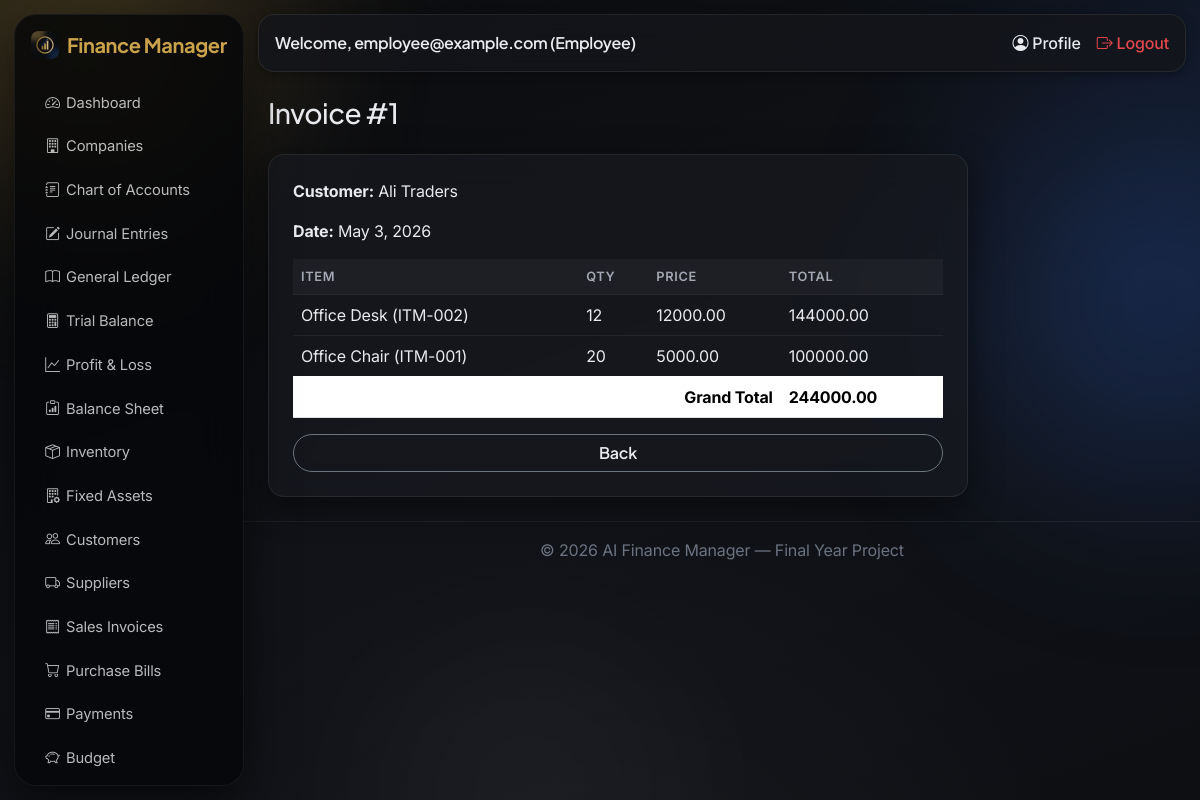
The app's page /transactions/invoices/1/ (signed in) with its own data.
### accounts/models.py (models this page shows, shortened)
class User(AbstractUser):
    class Role(models.TextChoices):
        SUPER_ADMIN = 'SUPER_ADMIN', 'Super Admin'
        COMPANY_OWNER = 'COMPANY_OWNER', 'Company Owner'
        ACCOUNTANT = 'ACCOUNTANT', 'Accountant'
        EMPLOYEE = 'EMPLOYEE', 'Employee'
    role = models.CharField(max_length=20, choices=Role.choices, default=Role.COMPANY_OWNER)
    email = models.EmailField(unique=True)
    phone = models.CharField(max_length=20, blank=True)
    profile_picture = models.ImageField(upload_to='profile_pics/', blank=True, null=True)

### transactions/models.py (models this page shows, shortened)
class SalesInvoice(models.Model):
    company = models.ForeignKey(Company, on_delete=models.CASCADE, related_name='sales_invoices')
    customer = models.ForeignKey(Customer, on_delete=models.CASCADE, related_name='invoices')
    invoice_date = models.DateField()
    created_at = models.DateTimeField(auto_now_add=True)
    @property
    def total(self):
        return sum(line.total for line in self.lines.all())

class Customer(models.Model):
    company = models.ForeignKey(Company, on_delete=models.CASCADE, related_name='customers')
    name = models.CharField(max_length=150)
    phone = models.CharField(max_length=20, blank=True)
    email = models.EmailField(blank=True)
    address = models.CharField(max_length=255, blank=True)

class SalesInvoiceLine(models.Model):
    invoice = models.ForeignKey(SalesInvoice, on_delete=models.CASCADE, related_name='lines')
    item = models.ForeignKey(InventoryItem, on_delete=models.CASCADE)
    quantity = models.PositiveIntegerField()
    price = models.DecimalField(max_digits=12, decimal_places=2)
    @property
    def total(self):
        return self.quantity * self.price

### inventory/models.py (models this page shows, shortened)
class InventoryItem(models.Model):
    company = models.ForeignKey(Company, on_delete=models.CASCADE, related_name='inventory_items')
    item_name = models.CharField(max_length=150)
    sku = models.CharField(max_length=50)
    quantity = models.PositiveIntegerField(default=0)
    unit_price = models.DecimalField(max_digits=12, decimal_places=2)
    cost_price = models.DecimalField(max_digits=12, decimal_places=2)
    selling_price = models.DecimalField(max_digits=12, decimal_places=2)
    low_stock_threshold = models.PositiveIntegerField(default=10)
    selling_cost = models.DecimalField(
        max_digits=12, decimal_places=2, default=0,
        help_text='Estimated cost to sell one unit (commission, delivery...). Used for Net Realisable Value.',
    )
    recorded_writedown = models.DecimalField(max_digits=14, decimal_places=2, default=0, editable=False)
    created_at = models.DateTimeField(auto_now_add=True)
    class Meta:
        unique_together = ('company', 'sku')
        ordering = ['item_name']
    def __str__(self):
        return f"{self.item_name} ({self.sku})"

### transactions/views.py (the view)
# urls.py: path('invoices/<int:pk>/', views.invoice_detail, name='invoice_detail'),
@login_required
def invoice_detail(request, pk):
    company = get_active_company(request)
    invoice = get_object_or_404(SalesInvoice, pk=pk, company=company)
    return render(request, 'transactions/invoice_detail.html', {'invoice': invoice})

### accounting/views.py (called while the page is built)
def get_active_company(request):
    accessible = user_accessible_companies(request.user)
    company_id = request.session.get('active_company_id')
    company = None
    if company_id:
        company = accessible.filter(pk=company_id).first()
    if not company:
        company = accessible.first()
        if company:
            request.session['active_company_id'] = company.pk
    return company

### accounts/permissions.py (called while the page is built)
def is_super_admin(user):
    return user.is_authenticated and user.role == user.Role.SUPER_ADMIN

def user_accessible_companies(user):
    from companies.models import Company
    if is_super_admin(user):
        return Company.objects.all()
    return Company.objects.filter(models_q_owner_or_staff(user)).distinct()

def models_q_owner_or_staff(user):
    from django.db.models import Q
    return Q(owner=user) | Q(staff=user)

### transactions/templates/transactions/invoice_detail.html (shortened to what this page needs)
{% extends 'base.html' %}
{% block content %}
<h3 class="mb-4">Invoice #{{ invoice.pk }}</h3>
<div class="card p-4" style="max-width:700px;">
    <p><strong>Customer:</strong> {{ invoice.customer.name }}</p>
    <p><strong>Date:</strong> {{ invoice.invoice_date }}</p>
    <table class="table">
        <thead><tr><th>Item</th><th>Qty</th><th>Price</th><th>Total</th></tr></thead>
        <tbody>
        {% for line in invoice.lines.all %}
            <tr><td>{{ line.item }}</td><td>{{ line.quantity }}</td><td>{{ line.price }}</td><td>{{ line.total }}</td></tr>
        {% endfor %}
        </tbody>
        <tfoot><tr class="fw-bold"><td colspan="3" class="text-end">Grand Total</td><td>{{ invoice.total }}</td></tr></tfoot>
    </table>
    <a href="{% url 'transactions:invoice_list' %}" class="btn btn-outline-secondary">Back</a>
</div>
{% endblock %}

### templates/base.html (shortened to what this page needs)
<!DOCTYPE html>
<html lang="en">
<head>
    {% load static %}
    <link href="https://cdn.jsdelivr.net/npm/bootstrap@5.3.3/dist/css/bootstrap.min.css" rel="stylesheet">
    <link rel="stylesheet" href="https://cdn.jsdelivr.net/npm/bootstrap-icons@1.11.3/font/bootstrap-icons.css">
    <link rel="stylesheet" href="https://cdn.datatables.net/1.13.8/css/dataTables.bootstrap5.min.css">
    <link rel="stylesheet" href="{% load static %}{% static 'css/style.css' %}">
</head>
<body>
<div class="aurora-blob b1"></div>
<div class="aurora-blob b2"></div>
<div class="aurora-blob b3"></div>
{% if user.is_authenticated %}
<div class="d-flex">
    <nav class="sidebar bg-dark text-white p-3" id="sidebarNav" style="width:230px;">
        <h5 class="mb-4 d-flex align-items-center gap-2">
            <img src="{% static 'img/logo.png' %}" alt="AI Finance Manager" style="width:28px;height:28px;border-radius:7px;">
            Finance Manager
        </h5>
        <ul class="nav nav-pills flex-column gap-1">
            <li class="nav-item"><a class="nav-link text-white" href="{% url 'dashboard:home' %}"><i class="bi bi-speedometer2"></i> Dashboard</a></li>
            <li class="nav-item"><a class="nav-link text-white" href="{% url 'companies:list' %}"><i class="bi bi-building"></i> Companies</a></li>
            <li class="nav-item"><a class="nav-link text-white" href="{% url 'accounting:account_list' %}"><i class="bi bi-journal-text"></i> Chart of Accounts</a></li>
            <li class="nav-item"><a class="nav-link text-white" href="{% url 'accounting:journal_list' %}"><i class="bi bi-pencil-square"></i> Journal Entries</a></li>
            <li class="nav-item"><a class="nav-link text-white" href="{% url 'accounting:ledger' %}"><i class="bi bi-book"></i> General Ledger</a></li>
            <li class="nav-item"><a class="nav-link text-white" href="{% url 'accounting:trial_balance' %}"><i class="bi bi-calculator"></i> Trial Balance</a></li>
            <li class="nav-item"><a class="nav-link text-white" href="{% url 'accounting:profit_and_loss' %}"><i class="bi bi-graph-up"></i> Profit &amp; Loss</a></li>
            <li class="nav-item"><a class="nav-link text-white" href="{% url 'accounting:balance_sheet' %}"><i class="bi bi-clipboard-data"></i> Balance Sheet</a></li>
            <li class="nav-item"><a class="nav-link text-white" href="{% url 'inventory:item_list' %}"><i class="bi bi-box-seam"></i> Inventory</a></li>
            <li class="nav-item"><a class="nav-link text-white" href="{% url 'assets:asset_list' %}"><i class="bi bi-building-gear"></i> Fixed Assets</a></li>
            <li class="nav-item"><a class="nav-link text-white" href="{% url 'transactions:customer_list' %}"><i class="bi bi-people"></i> Customers</a></li>
            <li class="nav-item"><a class="nav-link text-white" href="{% url 'transactions:supplier_list' %}"><i class="bi bi-truck"></i> Suppliers</a></li>
            <li class="nav-item"><a class="nav-link text-white" href="{% url 'transactions:invoice_list' %}"><i class="bi bi-receipt"></i> Sales Invoices</a></li>
            <li class="nav-item"><a class="nav-link text-white" href="{% url 'transactions:bill_list' %}"><i class="bi bi-cart"></i> Purchase Bills</a></li>
            <li class="nav-item"><a class="nav-link text-white" href="{% url 'transactions:payment_list' %}"><i class="bi bi-credit-card"></i> Payments</a></li>
            <li class="nav-item"><a class="nav-link text-white" href="{% url 'transactions:budget_list' %}"><i class="bi bi-piggy-bank"></i> Budget</a></li>
            <li class="nav-item"><a class="nav-link text-white" href="{% url 'reports:ai_dashboard' %}"> AI Reports</a></li>
        </ul>
    </nav>
    <div class="flex-grow-1">
        <nav class="navbar navbar-expand navbar-light bg-white border-bottom px-3">
            <span class="navbar-text">Welcome, {{ user.username }} ({{ user.get_role_display }})</span>
            <div class="ms-auto d-flex gap-3">
                <a href="{% url 'accounts:profile' %}" class="text-decoration-none"><i class="bi bi-person-circle"></i> Profile</a>
                <a href="{% url 'accounts:logout' %}" class="text-decoration-none text-danger"><i class="bi bi-box-arrow-right"></i> Logout</a>
            </div>
        </nav>
        <div class="p-4">
            {% block content %}{% endblock %}
        </div>
        <footer class="text-center text-muted py-3 border-top">
            &copy; {% now "Y" %} AI Finance Manager — Final Year Project
        </footer>
    </div>
</div>
{% else %}
    {% block auth_content %}{% endblock %}
{% endif %}
</body>
</html>

### records on screen
User: username "employee@example.com", role "Employee"
SalesInvoice: pk "1", customer.name "Ali Traders", invoice_date "May 3, 2026", total "244000.00"
SalesInvoiceLine: item "Office Desk (ITM-002)", quantity "12", price "12000.00", total "144000.00"
SalesInvoiceLine: item "Office Chair (ITM-001)", quantity "20", price "5000.00", total "100000.00"
